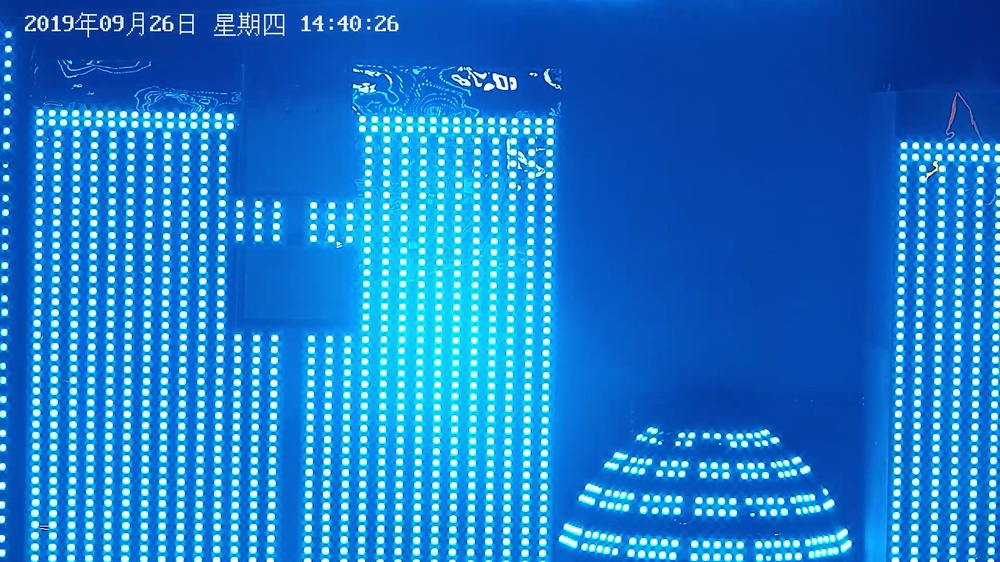
#> input picture data/EXC_point1_1375043.jpg, 1000 x 562 px, shrunk from 1920 x 1080 before the run
$ python histogram.py
#> lines starting #> are read from the running program, lines starting #| are printed output that depends on the picture
#!/usr/bin/env python
# -*- coding:utf-8 -*-
"""
Created on 2019/10/8 14:21 2019

@author : json
"""

from matplotlib import pyplot as plt
import numpy as np
import cv2

src = '../data/EXC_point1_1375043.jpg'

image = cv2.imread(src)
#> image is the input picture: shape (562, 1000, 3); mean B, G, R 203.8, 122.8, 29.7
chans = cv2.split(image)
colors = ("b","g","r")
plt.figure()
plt.title("Flattened Color Histogram")
plt.xlabel("Bins")
plt.ylabel("Pixels")

for (chan,color) in zip(chans,colors):
    hist = cv2.calcHist([chan],[0],None,[256],[0,256])
    plt.plot(hist,color = color)
    plt.xlim([0,256])
#> this loop made 3 passes
#> color on passes 1 to 3: 'b', 'g', 'r'
plt.show()
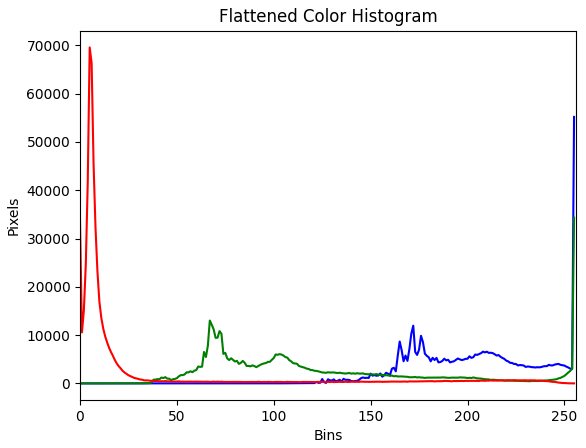
#> figure drawn by matplotlib, 1 panel; curve peaks at x = 255, y = 55175; curve peaks at x = 255, y = 34314; curve peaks at x = 5, y = 69568

cv2.imshow("Original",image)
cv2.waitKey(0)
cv2.destroyAllWindows()


# [16 lines of commented-out code are left out]

$ run again, with data/EXC_point1_103521.jpg copied over data/EXC_point1_1375043.jpg
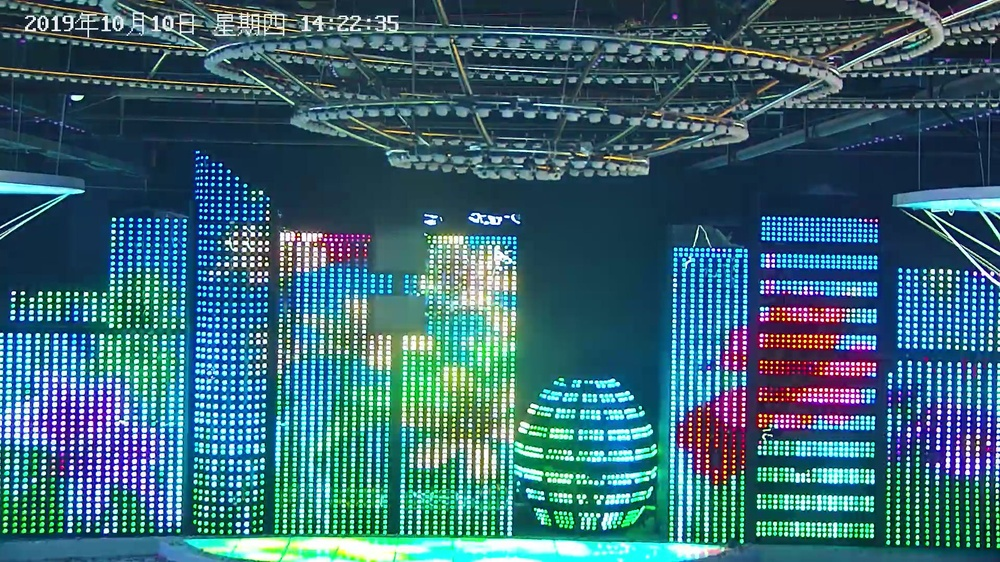
#> input picture data/EXC_point1_103521.jpg, 1000 x 562 px, shrunk from 1920 x 1080 before the run
#> image is the input picture: shape (562, 1000, 3); mean B, G, R 115.8, 102.7, 58.5
#> the loop `for (chan,color) in zip(chans,colors):` made 3 passes
#> color on passes 1 to 3: 'b', 'g', 'r'
#> `plt.show()`:
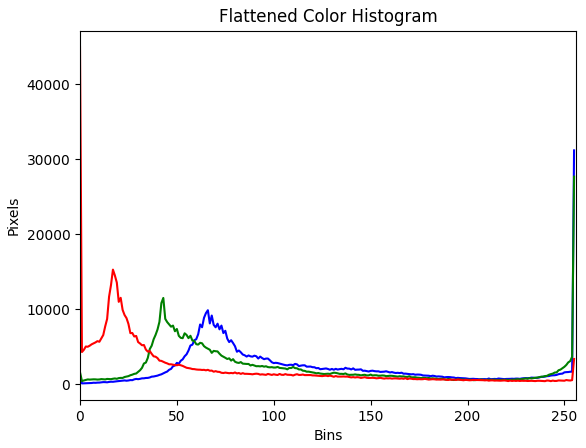
#> figure drawn by matplotlib, 1 panel; curve peaks at x = 255, y = 31173; curve peaks at x = 255, y = 27668; curve peaks at x = 0, y = 44895
